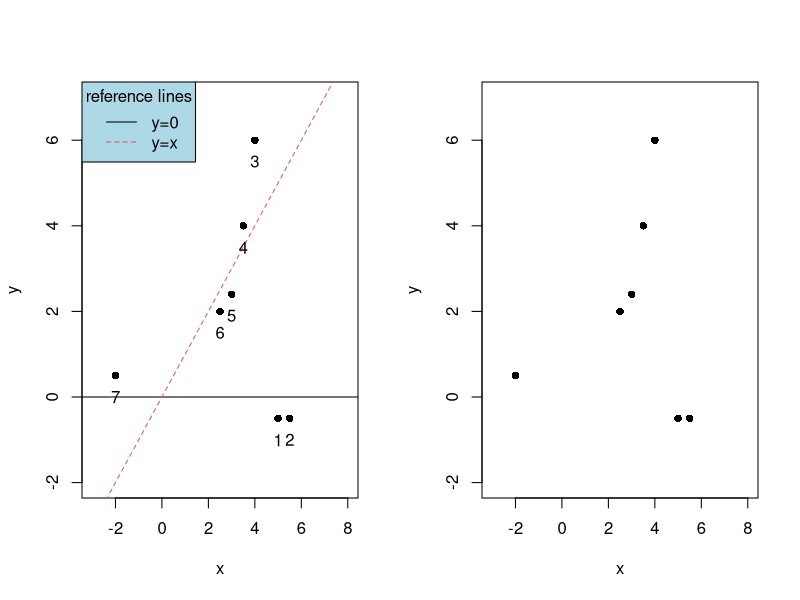

This figure's R source: (Note: this script raises an error after producing the figure.)
#code for example 1 in wls by Y. Zuo 11/06/23

#part (a)###################################
x=c(5, 5.5, 4, 3.5, 3, 2.5, -2)
y=c(-.5, -.5, 6, 4, 2.4, 2, .5)
m1=Zn=cbind(x,y)
dev.off()
par(mfrow=c(1,2))
plot(m1, pch=16, xlim=c(-3,8), ylim=c(-2, 7))
 abline(0,0, lty=1, col=1, lwd=1)
 abline(0, 1, lty=2, col=2, lwd=1)
 text(x, y-0.5, as.character(seq(1:7)))
legend(x = "topleft", legend=c("y=0", "y=x"), col=1:2, lty=1:2, cex=1, text.font=1, bg='lightblue',title="reference lines")

plot(m1, pch=16, xlim=c(-3,8), ylim=c(-2, 7))
p=dim(m1)[2]
fit1<-ltsReg(m1[,1:(p-1)], m1[,p])
beta_ltsReg=as.numeric(fit1$coefficients) 
abline(fit1$coefficients[[1]], fit1$coefficients[[2]], col=1, lty=1, lwd=1)
lst_beta=AA1_main(m1,1,0,500, 0.001)
# lst_beta_1=AA2_main(m1, 1, 0,200, 0.001)
abline(lst_beta,lty=2, col=2, lwd=1)
# abline(lst_beta_1,lty=4, col=5, lwd=1)
fit2<-lm(m1[,2]~m1[,1]) #p is assume to be 2
abline(fit2, col=3, lty=3, lwd=1)
wls_beta=wls(Zn, 5, 6, 0.00001)
abline(wls_beta, lty=4, col=4, lwd=1)
text(x, y-0.5, as.character(seq(1:7)))
text(7.1, 1.7, expression ('LTS'))
text(6.7, 5.0, expression('LST'))
text(7.1, 2.5, expression('LS'))
text(5.7,6.9, expression('WLS'))


legend(x = "topleft", legend=c("LTS", "LST", "LS", "WLS"),    
       col=1:4, lty=1:4, cex=1,
       title="Line types", text.font=1, bg='lightblue')

########part(b)############################################
#alpha=1     #cut-off value alpha
#N=500               # the total iteration number allowed
#c=0                #c=0,initial beta is rep(1, p);c=1,it is by LS; c=2, it is by LTS.

n=80; p=2#
epsilon=0.3; n1=floor(epsilon*n)
m1=rmvnorm(n, mean=(rep(0, p)),sigma=matrix(c(1, 0.88, 0.88, 1), ncol=2, byrow=T))
m111=m1
m1=m111

par(mfrow=c(1,2))  
plot(m1[,1], m1[,2], xlim=c(-3,8), ylim=c(-2, 7), xlab="x-axis", ylab="y-axis", pch=20)
fit0<-ltsReg(m1[,1:(p-1)], m1[,p])
abline(fit0$coefficients[[1]], fit0$coefficients[[2]], col=1, lty=1, lwd=1)
abline(AA1_main(m1,1, 0, 500, 0.001), col=2, lty=2, lwd=1)
fit2<-lm(m1[,2]~m1[,1]) #p is assume to be 2
abline(fit2, col=3, lty=3, lwd=1)
wls_beta=wls(m1, 5, 6, 0.00001)
abline(wls_beta, lty=4, col=4, lwd=1)
legend(x = "topleft", legend=c("LTS", "LST", "LS", "WLS"),    
       col=1:4, lty=1:4, cex=1,
       title="Line types", text.font=1, bg='lightblue')

if(n1>=1)
{
  m2=rmvnorm(n1, mean=c(7,-2),sigma=diag(rep(0.1, p)))
  m1[sample(1:n,n1),]<-m2 
}

m222=m1
m1=m222

plot(m1[,1], m1[,2], xlim=c(-3,8), ylim=c(-2, 7), xlab="x-axis", ylab="y-axis", pch=20)
fit1<-ltsReg(m1[,1:(p-1)], m1[,p])
abline(fit1$coefficients[[1]], fit1$coefficients[[2]], col=1, lty=1, lwd=1)
abline(AA1_main(m1,1, 0, 500, 0.001), col=2, lty=2, lwd=1)
fit2<-lm(m1[,2]~m1[,1]) #p is assume to be 2
abline(fit2, col=3, lty=3, lwd=1)
wls_beta=wls(m1, 5, 6, 0.00001)
abline(wls_beta, lty=4, col=4, lwd=1)

#text(4., -1.6, expression ('LTS'))
#text(6, 5.7, expression('LST'))
#text(4, -1, expression('LS'))

legend(x = "topleft", legend=c("LTS", "LST", "LS", "WLS"),    
       col=1:4, lty=1:4, cex=1,
       title="Line types", text.font=1, bg='lightblue')

